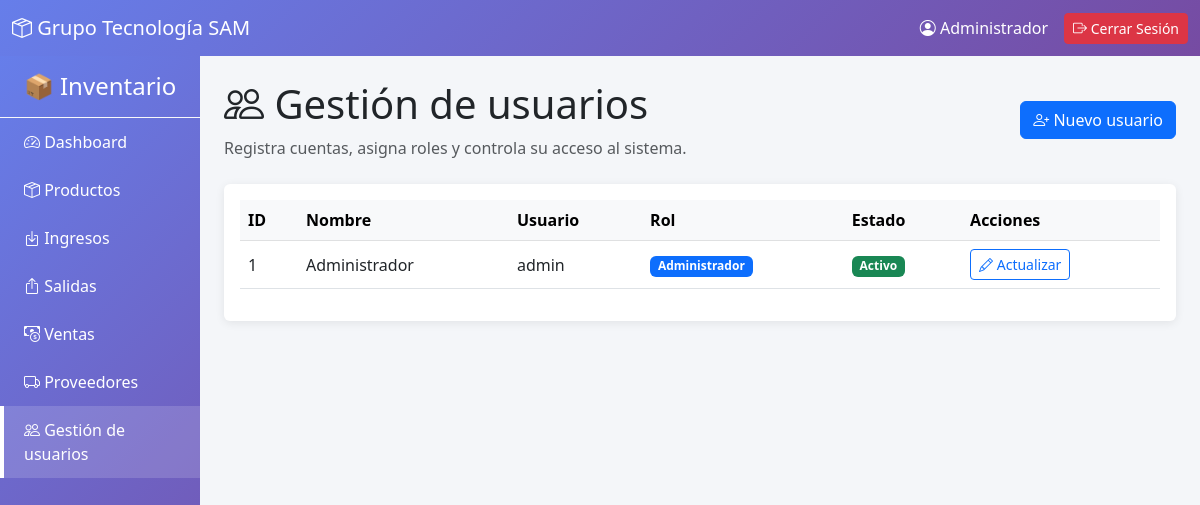
Screenshot of /index.php?controller=usuarios&action=index (signed in) with the database file from the repository.
### tables this page shows
CREATE TABLE IF NOT EXISTS `usuarios` (
  `ID_Usuario` int(11) NOT NULL AUTO_INCREMENT,
  `Nombre` varchar(50) NOT NULL,
  `Usuario` varchar(50) NOT NULL UNIQUE,
  `Password` varchar(255) NOT NULL,
  `Rol` varchar(20) NOT NULL DEFAULT 'admin',
  `Estado` tinyint(1) NOT NULL DEFAULT 1,
  PRIMARY KEY (`ID_Usuario`)
);

### src/core/Controller.php (called while the page is built, shortened)
<?php
abstract class Controller
{
    protected function render(string $view, array $data = []): void
    {
        extract($data);
        $viewPath = __DIR__ . "/../views/{$view}.php";
        require __DIR__ . '/../views/layouts/header.php';
        require $viewPath;
        require __DIR__ . '/../views/layouts/footer.php';
    }
}

### src/controllers/UsuarioController.php (called while the page is built, shortened)
<?php
class UsuarioController extends Controller
{
    private UsuarioModel $model;
    public function __construct()
    {
        $this->model = new UsuarioModel();
    }
    public function index(): void
    {
        $this->render('usuarios', ['usuarios' => $this->model->listar()]);
    }
}

### src/core/App.php (called while the page is built, shortened)
<?php
class App
{
    private string $action;
    public function __construct()
    {
        $actionSolicitada     = $_GET['action'] ?? 'index';
        $this->action = $actionSolicitada;
    }
    public function run(): void
    {
        try {
            $action = $this->action;
            $controller = new $controllerClass();
            $controller->$action();
        } catch (Exception $e) {
            http_response_code(500);
            die("<div style='padding: 20px; background: #fee; border: 1px solid #c00; color: #600; margin: 20px; border-radius: 4px;'>" .
                "<strong>❌ Error:</strong> " . htmlspecialchars($e->getMessage()) .
                "</div>");
        }
    }
}

### src/index.php (called while the page is built, shortened)
<?php
spl_autoload_register(function (string $class): void {
    $prefixes = [
        'Core\\'       => __DIR__ . '/core/',
        'Controllers\\' => __DIR__ . '/controllers/',
        'Models\\'     => __DIR__ . '/models/',
        'Config\\'     => __DIR__ . '/config/',
    ];
    foreach ($prefixes as $prefix => $baseDir) {
        if (strpos($class, $prefix) !== 0) {
            continue;
        }
        $relativeClass = substr($class, strlen($prefix));
        $file = $baseDir . str_replace('\\', '/', $relativeClass) . '.php';
        return;
    }
});
$app = new App();
$app->run();

### src/models/UsuarioModel.php (called while the page is built, shortened)
<?php
class UsuarioModel {
    private PDO $db;
    public function __construct() {
        $this->db = Database::getInstance()->getConnection();
    }
    public function listar(): array {
        $stmt = $this->db->query("SELECT ID_Usuario, Nombre, Usuario, Rol, Estado FROM usuarios ORDER BY ID_Usuario DESC");
        return $stmt->fetchAll();
    }
}

### src/config/Database.php (called while the page is built, shortened)
<?php
class Database {
    private static ?self $instance = null;
    private PDO $pdo;
    private function __construct() {
        $host = 'localhost';
        $db = 'bd_inventario';
        $user = 'root';
        $pass = '';
        try {
            $this->pdo = new PDO(
                "mysql:host=$host;dbname=$db;charset=utf8mb4",
                $user,
                $pass,
                [
                    PDO::ATTR_ERRMODE => PDO::ERRMODE_EXCEPTION,
                    PDO::ATTR_DEFAULT_FETCH_MODE => PDO::FETCH_ASSOC,
                    PDO::ATTR_EMULATE_PREPARES => false,
                ]
            );
        } catch (PDOException $e) {
            die("Error de conexión: " . $e->getMessage());
        }
    }
    public static function getInstance(): self {
        if (self::$instance === null) {
            self::$instance = new self();
        }
        return self::$instance;
    }
    public function getConnection(): PDO {
        return $this->pdo;
    }
}

### src/views/usuarios.php (the view, shortened to what this page needs)
<div class="d-flex justify-content-between align-items-center mb-4 flex-wrap gap-2">
    <div><h1><i class="bi bi-people"></i> Gestión de usuarios</h1><p class="text-muted mb-0">Registra cuentas, asigna roles y controla su acceso al sistema.</p></div>
    <button class="btn btn-primary" data-bs-toggle="modal" data-bs-target="#modalCrearUsuario"><i class="bi bi-person-plus"></i> Nuevo usuario</button>
</div>
<div class="card"><div class="card-body table-responsive"><table class="table table-hover align-middle">
<thead class="table-light"><tr><th>ID</th><th>Nombre</th><th>Usuario</th><th>Rol</th><th>Estado</th><th>Acciones</th></tr></thead><tbody>
<?php foreach ($usuarios as $u): $uid=(int)$u['ID_Usuario']; ?>
<tr><td><?= $uid ?></td><td><?= htmlspecialchars($u['Nombre'], ENT_QUOTES, 'UTF-8') ?></td><td><?= htmlspecialchars($u['Usuario'], ENT_QUOTES, 'UTF-8') ?></td>
<td><span class="badge bg-<?= $u['Rol']==='admin'?'primary':'secondary' ?>"><?= $u['Rol']==='admin'?'Administrador':'Usuario' ?></span></td>
<td><span class="badge bg-<?= (int)$u['Estado']===1?'success':'danger' ?>"><?= (int)$u['Estado']===1?'Activo':'Inactivo' ?></span></td><td class="text-nowrap">
<button type="button" class="btn btn-sm btn-outline-primary btn-editar-usuario" data-bs-toggle="modal" data-bs-target="#modalEditarUsuario" data-id="<?= $uid ?>" data-nombre="<?= htmlspecialchars($u['Nombre'], ENT_QUOTES, 'UTF-8') ?>" data-usuario="<?= htmlspecialchars($u['Usuario'], ENT_QUOTES, 'UTF-8') ?>" data-rol="<?= htmlspecialchars($u['Rol'], ENT_QUOTES, 'UTF-8') ?>"><i class="bi bi-pencil"></i> Actualizar</button>
</td></tr>
<?php endforeach; ?><?php if (!$usuarios): ?><tr><td colspan="6" class="text-center text-muted">No hay usuarios registrados.</td></tr><?php endif; ?>
</tbody></table></div></div>

### src/views/layouts/header.php (style rules this page uses)
body { background-color: #f4f6f9; }
.card { border: none; box-shadow: 0 2px 10px rgba(0,0,0,0.08); transition: 0.3s; }

### rows the page displays
usuarios: ID_Usuario "1", Nombre "Administrador", Usuario "admin", Rol "Administrador", Estado "Activo"

### other values shown
$_SESSION['user_name'] "Administrador"
